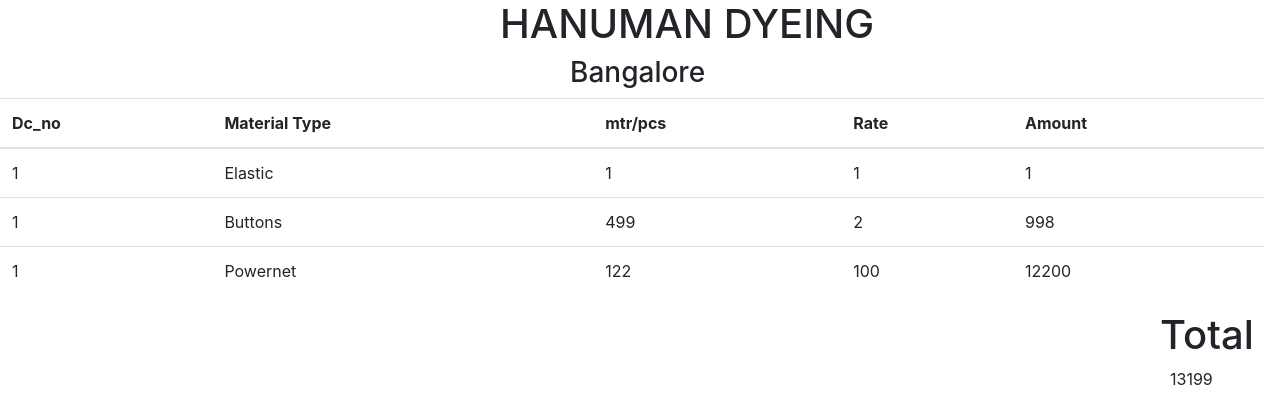
The page /generate/1/ on the database its author committed.
### billing/models.py (models this page shows, shortened)
class received_details(models.Model):
    dc_no = models.IntegerField(null=True, blank=True)
    m_name = models.ForeignKey(mt_type, on_delete=models.SET_NULL, null=True)
    m_length = models.IntegerField(null=True, blank=True)

class mt_type(models.Model):
    m_type=models.CharField(max_length=1000, null=True, blank=True)
    mt_price=models.IntegerField(null=True, blank=True)

### billing/views.py (the view)
# urls.py: path('generate/<int:numb>/',generate),
def generate(request,numb):
	myobject=received_details.objects.filter(dc_no=numb)
	items_price = []
	for i in myobject:
		items_price.append(i.m_name.mt_price * i.m_length)
		print(items_price)
	my_object = zip(myobject, items_price)
	total_price = sum(items_price)
	return render(request,"generate.html",{"my_object":my_object, "total_price":total_price})

### billing/templates/generate.html (shortened to what this page needs)
<!DOCTYPE html>
<html>
<head>
	<link rel="stylesheet" href="https://stackpath.bootstrapcdn.com/bootstrap/4.4.1/css/bootstrap.min.css">
</head>
<body>
	<div class="containermain">
	<div class="container1">
		<h1 style="margin-left: 500px">HANUMAN DYEING</h1>
		<h3 style="margin-left: 570px">Bangalore</h3>
	</div>
	<div class="container2">
		<table class="table">
  <thead>
    <tr>
      <th scope="col">Dc_no</th>
      <th scope="col">Material Type</th>
      <th scope="col">mtr/pcs</th>
      <th scope="col">Rate</th>
      <th scope="col">Amount</th>
    </tr>
  </thead>
  <tbody>
  	{% for details, price in my_object %}
    <tr>
      <td>{{details.dc_no}}</td>
      <td>{{details.m_name.m_type}}</td>
      <td>{{details.m_length}}</td>
      <td>{{details.m_name.mt_price}}</td>
      <td>{{price}}</td>
    </tr>
    {% endfor%}
  </tbody>
</table>
</div>
	</div>
	<div class="conatiner3" style="margin-left: 1160px ">
		<h1>Total</h1>
		<label style="margin-left: 10px">{{total_price}}</label>
	</div>
</body>
</html>

### billing/templates/generate.html (style rules this page uses)
.container1 { justify-content: center; }

### rows shown on the page
received_details: dc_no "1", m_name.m_type "Elastic", m_length "1", m_name.mt_price "1", price "1"
received_details: dc_no "1", m_name.m_type "Buttons", m_length "499", m_name.mt_price "2", price "998"
received_details: dc_no "1", m_name.m_type "Powernet", m_length "122", m_name.mt_price "100", price "12200"

### other values the page prints
{{ total_price }} "13199"
